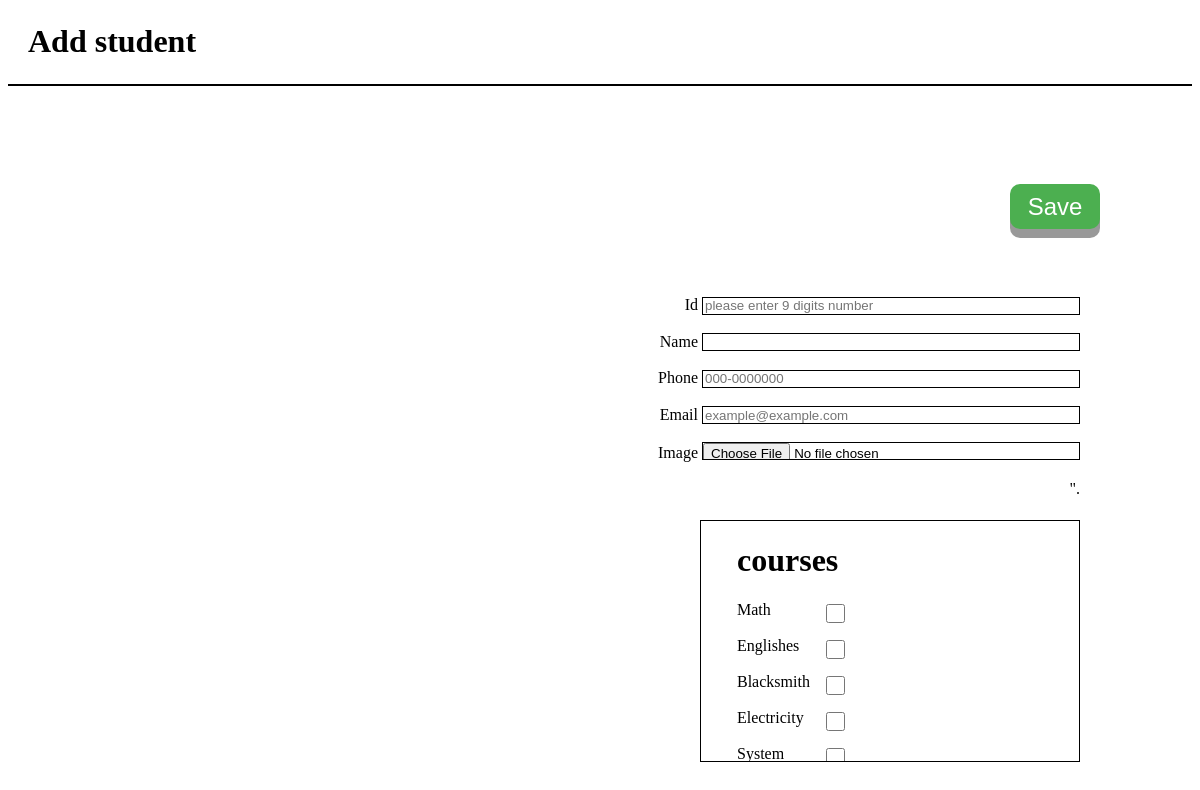
The page /addStudentForm.php on the database its author committed.
### tables this page shows
CREATE TABLE IF NOT EXISTS `courses` (
  `courseid` int(11) NOT NULL AUTO_INCREMENT,
  `name` varchar(100) NOT NULL,
  `description` text NOT NULL,
  `courseimg` text NOT NULL,
  PRIMARY KEY (`courseid`)
);

### db.php (called while the page is built, shortened)
<?php
    class UsersDB {
        private $conn;
            function __construct() {
                $this->conn = new mysqli(self::HOST, self::USERNAME, self::PASSWORD, self::DB);
            }
            function coursesListQuery() {
                $result = $this->conn->query("SELECT * FROM courses
                ");
                return $result;
                    }
    }
?>

### addStudentForm.php (the view, shortened to what this page needs)
</head>
<body>
    <div class="titleAddStudentForm">Add student</div>
<?php
    $db = new UsersDB();
    $coursesResult = $db->coursesListQuery();
?>
    <div class='divAddStudentForm'>
    <form class='addStudentForm'  method='GET' action='insertNewStudentToDB.php'>
        Id    <input type="number"  name="newId"   max='999999999'  value='' placeholder='please enter 9 digits number' required><br><br>
        Name  <input type="text"  name="newFullName"  value=''  required><br><br>
        Phone <input type="tel" name="newPhone"  pattern='[0-9\-]+'   value='' placeholder='000-0000000' required><br><br>
        Email <input type="email" name="newEmail"     value='' placeholder='example@example.com' required><br><br>
        Image <input type="file" name="newImg"       value='' required><br><br>".
        <button class='addNewStudentButton' type=\"submit\">Save</button></div>
        <div class='listOfCourses'><h1>courses</h1>
        <?php
            foreach($coursesResult as $row){
            echo
            "<div checkboxDiv><input type='checkbox' class='checkbox'
            name='chosenCourse[]' value='".$row['courseid']."'>".$row['name'].
            "</div><br>";
            }
        ?>
</body>

### addStudentForm.php (style rules this page uses)
.divAddStudentForm { width:45%; position:fixed; top:37%; left:45%; overflow-x: hidden; height: 200px; }
input { width:70%; border:1px solid black; height:18%; text-align:left; overflow: hidden; }
.addNewStudentButton { display: inline-block; font-size: 24px; cursor: pointer; text-align:center; text-decoration: none; outline: none; color: #fff; background-color: #4CAF50; border: none; border-radius: 10px; box-shadow: 0 9px #999; position:fixed; top:23%; right:100px; width:90px; height:45px; }
.titleAddStudentForm { text-align:left; text-justify:center; float: left; font-size: 2em; border-bottom:2px solid black; width:100%; height:10%; font-weight: bold; padding-left:20px; padding-top:15px; box-sizing: border-box; }
.addStudentForm { height:100px; text-align:right; }
.checkbox { position:absolute; width:50%; height:8%; }
.listOfCourses { position:fixed; top:65%; right:10%; text-align:left; width:28.5%; padding-top:0%; padding-left:3%; height:30%; overflow:scroll; overflow-x: hidden; border:1px solid black; margin-bottom:35%; }

### rows shown on the page
courses: name "Math"
courses: name "Englishes"
courses: name "Blacksmith"
courses: name "Electricity"
courses: name "System"
